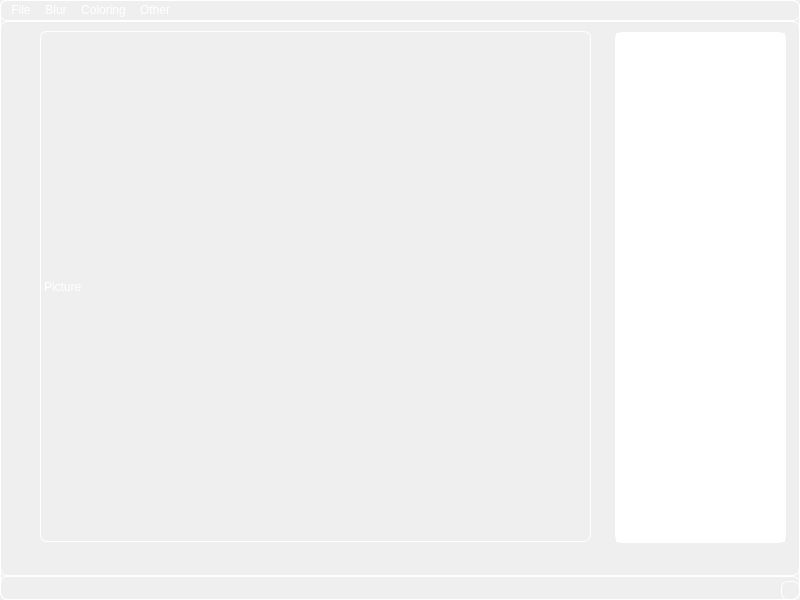
<?xml version="1.0" encoding="UTF-8"?>
<ui version="4.0">
 <class>MainWindow</class>
 <widget class="QMainWindow" name="MainWindow">
  <property name="geometry">
   <rect>
    <x>0</x>
    <y>0</y>
    <width>800</width>
    <height>600</height>
   </rect>
  </property>
  <property name="windowTitle">
   <string>MainWindow</string>
  </property>
  <property name="styleSheet">
   <string notr="true">background-color : &quot;#262626&quot;;
border : 0.5px solid white;
border-radius : 7px;
color : white;</string>
  </property>
  <widget class="QWidget" name="centralwidget">
   <widget class="QListWidget" name="list">
    <property name="geometry">
     <rect>
      <x>615</x>
      <y>11</y>
      <width>171</width>
      <height>511</height>
     </rect>
    </property>
   </widget>
   <widget class="QLabel" name="picture">
    <property name="geometry">
     <rect>
      <x>40</x>
      <y>10</y>
      <width>551</width>
      <height>511</height>
     </rect>
    </property>
    <property name="text">
     <string>Picture</string>
    </property>
   </widget>
  </widget>
  <widget class="QMenuBar" name="menubar">
   <property name="geometry">
    <rect>
     <x>0</x>
     <y>0</y>
     <width>800</width>
     <height>28</height>
    </rect>
   </property>
   <widget class="QMenu" name="blur_menu">
    <property name="title">
     <string>Blur</string>
    </property>
    <addaction name="gaussian_blur"/>
    <addaction name="bow_blur"/>
    <addaction name="separator"/>
    <addaction name="separator"/>
   </widget>
   <widget class="QMenu" name="coloring_menu">
    <property name="title">
     <string>Coloring</string>
    </property>
    <addaction name="bw_btn"/>
   </widget>
   <widget class="QMenu" name="other_menu">
    <property name="title">
     <string>Other</string>
    </property>
    <addaction name="inTheLeft"/>
    <addaction name="inTheRight"/>
   </widget>
   <widget class="QMenu" name="file_menu">
    <property name="title">
     <string>File</string>
    </property>
    <addaction name="save_file"/>
    <addaction name="open_file"/>
   </widget>
   <addaction name="file_menu"/>
   <addaction name="blur_menu"/>
   <addaction name="coloring_menu"/>
   <addaction name="other_menu"/>
  </widget>
  <widget class="QStatusBar" name="statusbar"/>
  <action name="gaussian_blur">
   <property name="text">
    <string>Gaussian Blur</string>
   </property>
  </action>
  <action name="bow_blur">
   <property name="text">
    <string>Bow Blur</string>
   </property>
  </action>
  <action name="bw_btn">
   <property name="text">
    <string>Black&amp;White Effect</string>
   </property>
  </action>
  <action name="save_file">
   <property name="text">
    <string>Save File</string>
   </property>
  </action>
  <action name="inTheLeft">
   <property name="text">
    <string>In The Right</string>
   </property>
  </action>
  <action name="inTheRight">
   <property name="text">
    <string>In The Left</string>
   </property>
  </action>
  <action name="open_file">
   <property name="text">
    <string>Open Folder</string>
   </property>
  </action>
 </widget>
 <resources/>
 <connections/>
</ui>
